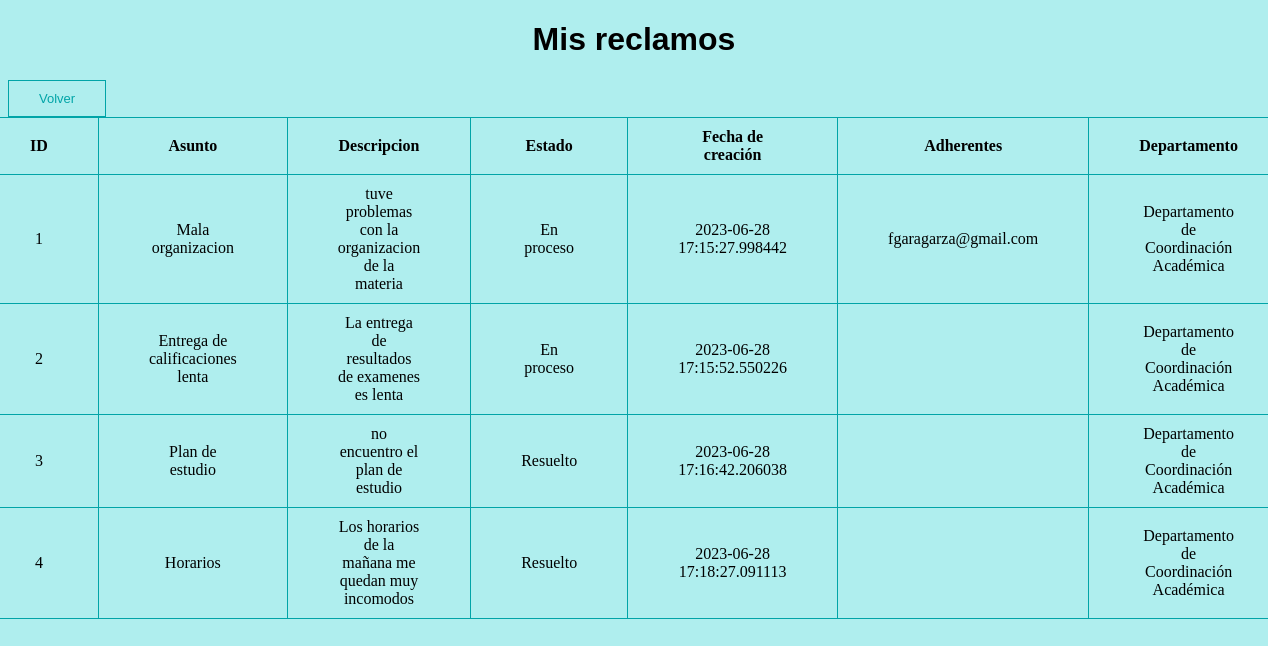
The app's page /mis_reclamos (signed in), older data.
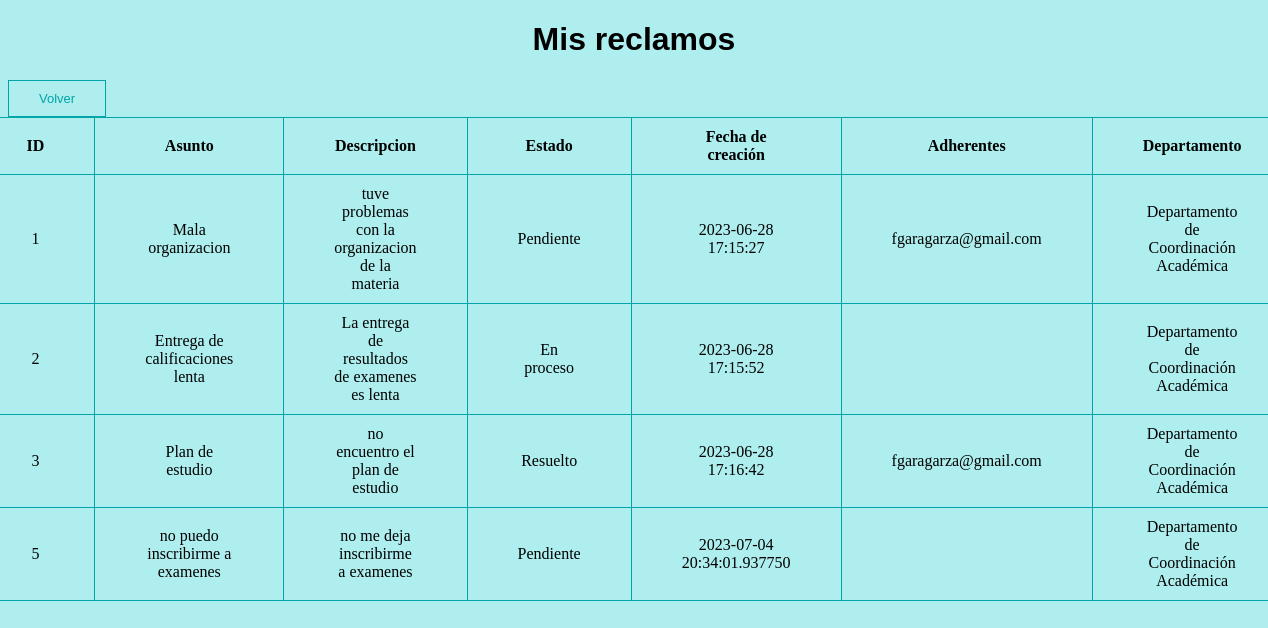
The same page, newer data.
### modules/class_reclamo.py (models this page shows, shortened)
class Reclamo(db.Model):
    id = db.Column(db.Integer,primary_key=True)
    usuario_creador = db.Column(db.String(100))
    asunto = db.Column(db.String(1000))
    descripcion = db.Column(db.String(1000))
    departamento_id = db.Column(db.Integer, db.ForeignKey('departamento.id'), nullable=True)
    estado =  db.Column(db.String(100))
    adherente = db.Column(db.String(100))
    fecha = db.Column(db.DateTime, default=datetime.utcnow)

### modules/class_departamento.py (models this page shows, shortened)
class Departamento(db.Model):
    id = db.Column(db.Integer, primary_key=True)
    nombre = db.Column(db.String(100), nullable=False)
    jefe = db.Column(db.String(200))

### server.py (the view)
@app.route("/mis_reclamos", methods=['GET','POST'])
@login_required
def mis_reclamos():
    mis_reclamos = Reclamo.query.filter_by(usuario_creador=current_user.email)
    departamentos = Departamento.query.all()
    return render_template('mis_reclamos.html',mis_reclamos=mis_reclamos, departamentos=departamentos)

### server.py (called while the page is built)
@login_manager.user_loader
def user_loader(user_id):
    user = Usuario.query.get(user_id)
    if user:
        if user.id in admin_list:
            return Jefe_departamento.query.get(user_id)  #en base al id clasifica al usuario actual en jefe o usuario final
        else:
            return Usuario_final.query.get(user_id)

### templates/mis_reclamos.html (shortened to what this page needs)
<!DOCTYPE html>
<html lang="en">
<html>
    <head style="background-color:paleturquoise">
    </head>
    <body style="background-color:paleturquoise">
        <h1 class="centrar_element">Mis reclamos</h1>
        <button onclick="location.href='/pantalla_principal'">Volver</button>
        <div class="table-container">
            <table>
                <tr>
                    <td><b>ID</b></td>
                    <td><b>Asunto</b></td>
                    <td><b>Descripcion</b></td>
                    <td><b>Estado</b></td>
                    <td><b>Fecha de creación</b></td>
                    <td><b>Adherentes</b></td>
                    <td><b>Departamento</b></td>
                </tr>
                {% for reclamo in mis_reclamos %}
                    <tr>
                        <td> {{ reclamo.id }} </td>
                        <td> {{ reclamo.asunto }} </td>
                        <td> {{ reclamo.descripcion }} </td>
                        <td> {{ reclamo.estado }} </td>
                        <td> {{ reclamo.fecha }} </td>
                        <td> {{ reclamo.adherente }} </td>
                        {% if reclamo.departamento_id == None %}
                                <td>En espera de asignación</td>
                        {% else %}
                            {% for departamento in departamentos %}
                                {% if departamento.id == reclamo.departamento_id %}
                                    <td> {{ departamento.nombre }} </td>
                                {% endif %}
                            {% endfor %}
                        {% endif %}
                    </tr>
                {% endfor %}
            </table>
        </div>
    </body>

Row changes from the older to the newer data that the page shows:
no longer on this page (row edited): Reclamo: id "4", asunto "Horarios", descripcion "Los horarios de la mañana me quedan muy incomodos", estado "Resuelto", fecha "2023-06-28 17:18:27.091113", Departamento (nombre "Departamento de Coordinación Académica")
changed Reclamo "Mala organizacion": estado "En proceso" → "Pendiente"; fecha "2023-06-28 17:15:27.998442" → "2023-06-28 17:15:27"
changed Reclamo "Entrega de calificaciones lenta": fecha "2023-06-28 17:15:52.550226" → "2023-06-28 17:15:52"
changed Reclamo "Plan de estudio": fecha "2023-06-28 17:16:42.206038" → "2023-06-28 17:16:42"; adherente (not shown) → "fgaragarza@gmail.com"
now on this page (row edited): Reclamo: id "5", asunto "no puedo inscribirme a examenes", descripcion "no me deja inscribirme a examenes", estado "Pendiente", fecha "2023-07-04 20:34:01.937750", Departamento (nombre "Departamento de Coordinación Académica")
